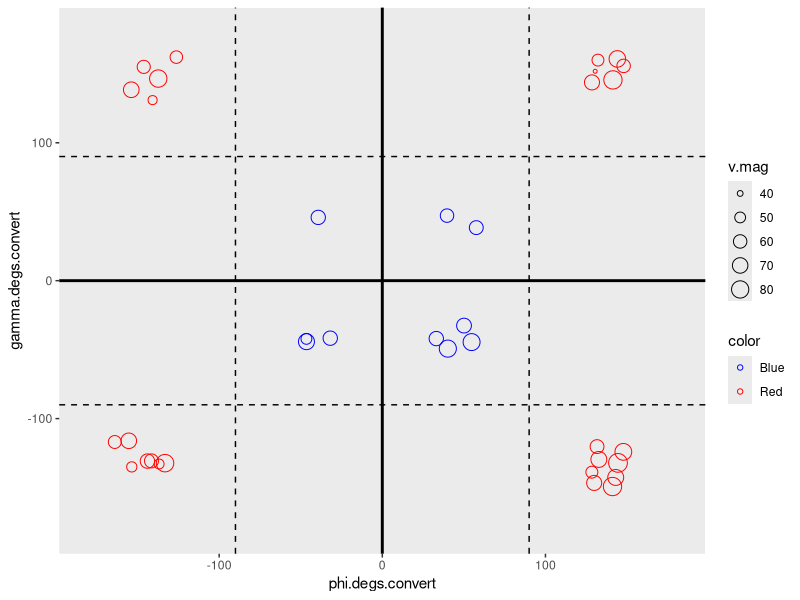

Write the R code that produced this figure.
# By David H. Nguyen, PhD, www.TSG-Lab.org

# ReadMe Info - Begin

# This script calculates: 
# 1. r, which is the magnitude of a 3D vector of which we know it's xyz coordinate form the origin 
# 2. theta, the angle between x-axis and the vectors projection onto x-y plane
# 3. gamma, the angle between the y-axis and the vector's projection onto the y-z plane
# ***NOTE: This script assumes that your (x,y,z) coordinates have ALREADY been 
  # centered such that the origin is (0,0,0).***

# 4. This script will create a graph image. 
# 5. This sciprt will create a .csv file called "the PGP data.csv"


       ##### HOW TO FORMAT YOUR DATA FILE TO USE WITH THIS SCRIPT #####

# This GitHub folder contains sample data called "PGP Calibration Sample Data.csv".
  # This folder also contains what the resulting plot from this data should look like.       
  # This folder also contains the original 3D image from which the sample data was extracted. 
         
              
# See the sample file that comes with this script: "PGP Calibration Sample Data.csv"       
# 1. The data file should have AT LEAST three columns. It should be a csv file. 
# 2. The file must not have any missing entries. The entries should be numbers.
# 3. Each row should be the x/y/z coordinates for one point. 
# 4. The column headers for the coordinates MUST be called "xcoord", "ycoord", 
      # and "zcoord" or this script won't work. Just to be safe, the order of the 
      # columns should be like this:
       
        #   xcoord    ycoord      zcoord    color
        # -59.0333    28.9758	    25.689	  Red
        # -49.206	    -30.6372	  -27.29    Blue
       
      # Reminder: This script assumes that your (x,y,z) coordinates have ALREADY been 
        # centered such that the origin is (0,0,0).
        # You needed to have defined where the origin should be. This algorithm does NOT do that.
       
# 5. This script was written to identify two different groups in the data. 
       # The first group should be called "Blue" and the second "Red". 
       # You should create a FOURTH column (from left) named "color", which defines whether 
       # each row belongs to the Blue group or Red group. 
       
       
# ReadMe Info - End       
       
       
###########################################
# Required packages for this script
library(ggplot2)
library(dplyr)
       
       
df = read.csv("PGP Calibration Sample Data.csv")
colnames(df) = c('xcoord', 'ycoord', 'zcoord','color')



############################################ 
############################################ 
############################################ 

##### STEP 1
##### CALCULATE THE MAGNITUDE OF THE 3D VECTOR

# This function calculates the magnitude of the a vector from its xyz coordinates
# It is the distance formulate for three-coordinate points.

calculate.magnitude = function(n1, n2, n3) {
  sum.sq = (n1)^2 + (n2)^2 + (n3)^2
  return(sqrt(sum.sq))
}

v.mag = mapply(calculate.magnitude, df$xcoord, df$ycoord, df$zcoord)

# Create a new data frame to hold desired results. Call it "the.container"
the.container = data.frame(df, v.mag)

############################################ 
############################################ 
############################################ 

##### STEP 2
##### SOLVE FOR THETA

# Note: The trigonometric functions in R use radians, not degrees, 
# e.g. 360 degrees is 2pi radians. Converting from and to radians:


# z = r*cos(theta)
### Therefore, theta = arccos(z/r)

find.theta = function(n1,n2) {
  return(acos(n1/n2))
}

theta.rads = mapply(find.theta, df$zcoord, v.mag)

# Add theta.rads as a column in "the.container"
the.container = cbind(the.container, theta.rads)




############################################ 
############################################ 
############################################ 

##### STEP 3
##### SOLVE FOR PHI BASED ON THE VALUE OF THETA ABOVE

# y = r sin(phi) sin(theta)
# therefore, phi = arcsin[y/(r*sin(theta))]


calc.phi = function (a1,a2,a3) {
  asin((a1)/((a2)*(sin(a3))))
}

phi.rads = mapply(calc.phi, df$ycoord, v.mag, theta.rads)

# add phi.rads as a new column to "the.container"
the.container = cbind(the.container, phi.rads)



############################################ 
############################################ 
############################################ 

##### STEP 4
##### SOLVE FOR GAMMA (ANGLE BETWEEN Y AXIS AND Z AXIS)

# theta = atan(zcoord/ycoord)

calc.gamma = function(n1,n2){
  gamma = atan(n1/n2)
}

gamma.rads = mapply(calc.gamma, df$zcoord, df$ycoord)

# Add gamma.rads as a column in "the.container"
the.container = cbind(the.container, gamma.rads)



############################################ 
############################################ 
############################################ 

##### STEP 5
##### CONVERT PHI FROM RADIANS INTO DEGREES

# this function converts radians to degrees

rad2deg = function(num) {
  return((180 * num) / pi)
}


# Iterate the above function called rad2deg down the column called theta.radians 
# in the data frame called the.container
phi.degs = sapply(the.container$phi.rads, rad2deg)

# bind the result as a new column to "the.container"
the.container = cbind(the.container, phi.degs)


############################################ 
############################################ 
############################################ 

##### STEP 6
##### CONVERT GAMMA FROM RADIANS INTO DEGREES

# This function that converts radians to degrees

rad2deg = function(num) {
  return((180 * num) / pi)
}


# Iterate the function across the column called gamma.rads in the data frame called df

gamma.degs = sapply(the.container$gamma.rads, rad2deg)


# bind the result as a new column the.container

the.container = cbind(the.container, gamma.degs)



############################################ 
############################################ 
############################################ 

##### STEP 7
##### Filter the rows in "the.container" into each of the 8 sectors of a sphere, AND
# convert the angles to their proper +/- value for each sector.


# The following codes named "sector.N" are for an object whose frontview's top right 
# quadrant is in +x, +y, and +z axes. 

#   Sector.Number  Sector.Location   x.val  y.val  z.val
#              2       Top Right       >0    <0    >0
#              4    Bottom Right       >0    <0    <0
#              1        Top Left       <0    <0    >0
#              3     Bottom Left       <0    <0    <0
#              6       Top Right       >0    >0    >0
#              8    Bottom Right       >0    >0    <0
#              5        Top Left       <0    >0    >0
#              7     Bottom Left       <0    >0    <0


# These two functions turn a negative number positive, or a positive number negative

turn.positive = function(N){
  K = abs(N)
}

turn.negative = function(N){
  K = abs(N)
  L = (-1)*(K)
}

# This function calculates the supplementary angle AND THEN MAKES IT NEGATIVE
neg.supplement.angle = function(N){
  K = 180-(abs(N))
  L = (K)*(-1)
}

# This function calculates the supplementary angle
pos.supplement.angle = function(N){
  K = 180-(abs(N))
}


# For sector.1, theta is must be <0 and gamma must be 
# a supplementary angle in the positive-z direction.
sector.1 = filter(the.container, xcoord<0, ycoord<0, zcoord>0)
sector.1

phi.degs.convert = sapply(sector.1$phi.degs, turn.negative)
sector.1 = cbind(sector.1, phi.degs.convert)

# should be -(the value), not supplementary (changed already)
gamma.degs.convert = sapply(sector.1$gamma.degs, turn.positive)
sector.1 = cbind(sector.1, gamma.degs.convert) 


# For sector.2, theta is must be >0 and gamma must be >0. 
sector.2 = filter(the.container, xcoord>0, ycoord<0, zcoord>0)

phi.degs.convert = sapply(sector.2$phi.degs, turn.positive)
sector.2 = cbind(sector.2, phi.degs.convert)

gamma.degs.convert = sapply(sector.2$gamma.degs, turn.positive)
sector.2 = cbind(sector.2, gamma.degs.convert) 


# For sector.3, theta is must be <0 and gamma must be 
# a supplementary angle in negative-z direction.
sector.3 = filter(the.container, xcoord<0, ycoord<0, zcoord<0)

phi.degs.convert = sapply(sector.3$phi.degs, turn.negative)
sector.3 = cbind(sector.3, phi.degs.convert)

gamma.degs.convert = sapply(sector.3$gamma.degs, turn.negative)
sector.3 = cbind(sector.3, gamma.degs.convert) 



# For sector.4, theta is must be >0 and gamma must be <0.
sector.4 = filter(the.container, xcoord>0, ycoord<0, zcoord<0)

phi.degs.convert = sapply(sector.4$phi.degs, turn.positive)
sector.4 = cbind(sector.4, phi.degs.convert)

gamma.degs.convert = sapply(sector.4$gamma.degs, turn.negative)
sector.4 = cbind(sector.4, gamma.degs.convert) 


# For sector.5, theta must be -(180-(abs(theta.degs))), and gamma must be 
# a supplementary angle in the positive-z direction.
sector.5 = filter(the.container, xcoord<0, ycoord>0, zcoord>0)

phi.degs.convert = sapply(sector.5$phi.degs, neg.supplement.angle)
sector.5 = cbind(sector.5, phi.degs.convert)

gamma.degs.convert = sapply(sector.5$gamma.degs, pos.supplement.angle)
sector.5 = cbind(sector.5, gamma.degs.convert) 


# For sector.6, theta must be 180-(abs(theta.degs)), and gamma must be >0.
sector.6 = filter(the.container, xcoord>0, ycoord>0, zcoord>0)

phi.degs.convert = sapply(sector.6$phi.degs, pos.supplement.angle)
sector.6 = cbind(sector.6, phi.degs.convert)

#gamma should be supplemental positive (changed it already)
gamma.degs.convert = sapply(sector.6$gamma.degs, pos.supplement.angle)
sector.6 = cbind(sector.6, gamma.degs.convert) 


# For sector.7, theta is -(180-(abs(theta.degs))), and gamma is 180-(abs(gamma.degs))
sector.7 = filter(the.container, xcoord<0, ycoord>0, zcoord<0)

phi.degs.convert = sapply(sector.7$phi.degs, neg.supplement.angle)
sector.7 = cbind(sector.7, phi.degs.convert)

gamma.degs.convert = sapply(sector.7$gamma.degs, neg.supplement.angle)
sector.7 = cbind(sector.7, gamma.degs.convert) 


# For sector.8, theta is 180-(abs(theta.degs)), and gamma is 180-(abs(gamma.degs))
sector.8 = filter(the.container, xcoord>0, ycoord>0, zcoord<0)

phi.degs.convert = sapply(sector.8$phi.degs, pos.supplement.angle)
sector.8 = cbind(sector.8, phi.degs.convert)

gamma.degs.convert = sapply(sector.8$gamma.degs, neg.supplement.angle)
sector.8 = cbind(sector.8, gamma.degs.convert) 


# Combine all 8 sectors into one data frame called "final.container"
final.container = rbind(sector.1, sector.2, sector.3, sector.4, sector.5, sector.6, sector.7, sector.8)


# This line saves a .csv file on your computer called "the PGP data.csv"
  # The file contains the information in the object called "the.container",
  # which contains all the calculations that are plotted.
write.csv(final.container, "the PGP data.csv")



############################################ 
############################################ 
############################################ 

##### STEP 8
##### PLOT THE GRAPH

# Plot theta.degs, gamma.degs, and v.mag as x, y, and z dimensions, respectively.

# These lines plots the "r" coordinates markers of varying sizes, but of the same color.
plot.markersize = ggplot(final.container, aes(x=phi.degs.convert, y=gamma.degs.convert, color = color)) + 
  geom_point(aes(size=v.mag), shape = 1) + xlim(-180,180) + ylim(-180,180) + 
  scale_color_manual(values=c("blue", "red")) + 
  geom_hline(yintercept=90, linetype="dashed", color = "black") + 
  geom_hline(yintercept=-90, linetype="dashed", color = "black") + 
  geom_hline(yintercept=0, linetype="solid", color = "black", size = 1) + 
  geom_vline(xintercept=90, linetype="dashed", color = "black") + 
  geom_vline(xintercept=-90, linetype="dashed", color = "black") + 
  geom_vline(xintercept=0, linetype="solid", color = "black", size = 1) + 
  theme(panel.grid.major = element_blank(), panel.grid.minor = element_blank()) 
  

plot.markersize




